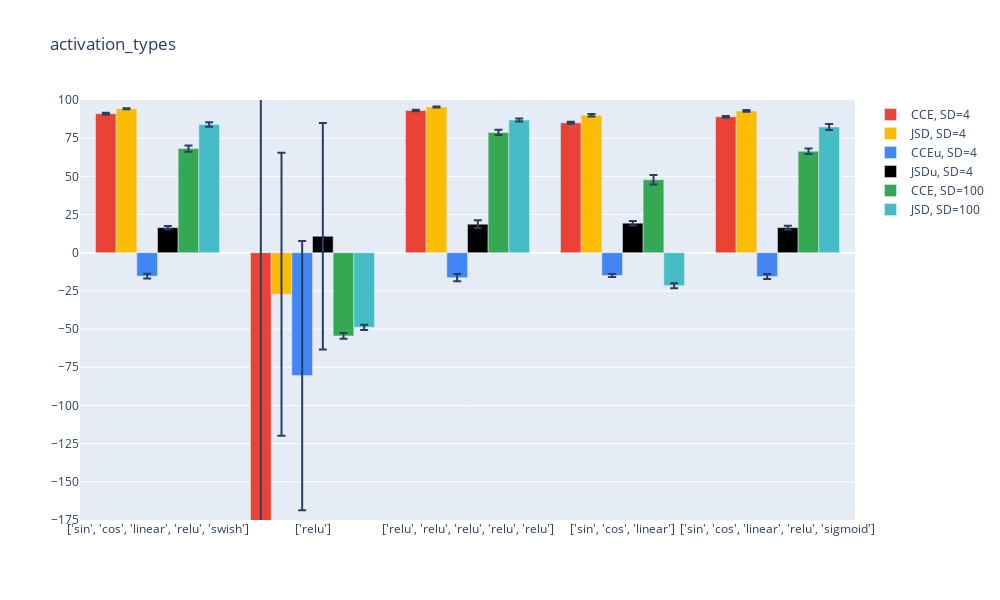

Source (notebook cell):
### Code cell
plot_vals(1)
plt.savefig("pictures/results_fig_1.svg")

### Figure 1 — Plotly figure (JSON) as saved in the notebook; plotly's stock layout.template omitted (floating-point values rounded to 4 significant figures)
{"data": [{"error_y": {"array": [0.574, 376.0, 0.4451, 0.6864, 0.5172]}, "marker": {"color": "#EA4335"}, "name": "CCE, SD=4", "type": "bar", "x": ["['sin', 'cos', 'linear', 'relu', 'swish']", "['relu']", "['relu', 'relu', 'relu', 'relu', 'relu']", "['sin', 'cos', 'linear']", "['sin', 'cos', 'linear', 'relu', 'sigmoid']"], "y": [91.01, -267.1, 93.15, 85.06, 89.04]}, {"error_y": {"array": [0.3421, 92.62, 0.2922, 0.8106, 0.5791]}, "marker": {"color": "#FBBC04"}, "name": "JSD, SD=4", "type": "bar", "x": ["['sin', 'cos', 'linear', 'relu', 'swish']", "['relu']", "['relu', 'relu', 'relu', 'relu', 'relu']", "['sin', 'cos', 'linear']", "['sin', 'cos', 'linear', 'relu', 'sigmoid']"], "y": [94.3, -27.17, 95.46, 90.03, 92.85]}, {"error_y": {"array": [1.498, 88.14, 2.433, 0.933, 1.65]}, "marker": {"color": "#4285F4"}, "name": "CCEu, SD=4", "type": "bar", "x": ["['sin', 'cos', 'linear', 'relu', 'swish']", "['relu']", "['relu', 'relu', 'relu', 'relu', 'relu']", "['sin', 'cos', 'linear']", "['sin', 'cos', 'linear', 'relu', 'sigmoid']"], "y": [-15.3, -80.46, -16.32, -14.92, -15.63]}, {"error_y": {"array": [1.1, 74.21, 2.549, 1.439, 1.308]}, "marker": {"color": "#000000"}, "name": "JSDu, SD=4", "type": "bar", "x": ["['sin', 'cos', 'linear', 'relu', 'swish']", "['relu']", "['relu', 'relu', 'relu', 'relu', 'relu']", "['sin', 'cos', 'linear']", "['sin', 'cos', 'linear', 'relu', 'sigmoid']"], "y": [16.43, 10.77, 18.66, 19.34, 16.4]}, {"error_y": {"array": [2.067, 1.842, 1.728, 3.12, 1.874]}, "marker": {"color": "#34A853"}, "name": "CCE, SD=100", "type": "bar", "x": ["['sin', 'cos', 'linear', 'relu', 'swish']", "['relu']", "['relu', 'relu', 'relu', 'relu', 'relu']", "['sin', 'cos', 'linear']", "['sin', 'cos', 'linear', 'relu', 'sigmoid']"], "y": [68.22, -54.47, 78.75, 47.81, 66.44]}, {"error_y": {"array": [1.465, 1.719, 0.9672, 1.673, 1.901]}, "marker": {"color": "#46BDC6"}, "name": "JSD, SD=100", "type": "bar", "x": ["['sin', 'cos', 'linear', 'relu', 'swish']", "['relu']", "['relu', 'relu', 'relu', 'relu', 'relu']", "['sin', 'cos', 'linear']", "['sin', 'cos', 'linear', 'relu', 'sigmoid']"], "y": [84.03, -48.82, 86.96, -21.58, 82.33]}], "layout": {"height": 600, "title": {"text": "activation_types"}, "width": 1000, "yaxis": {"dtick": 25, "range": [-175, 100], "tick0": 0}}}
